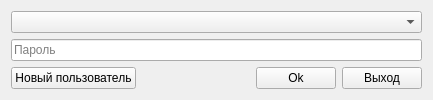
<?xml version="1.0" encoding="UTF-8"?>
<ui version="4.0">
 <class>Authorization</class>
 <widget class="QWidget" name="Authorization">
  <property name="geometry">
   <rect>
    <x>0</x>
    <y>0</y>
    <width>433</width>
    <height>97</height>
   </rect>
  </property>
  <property name="windowTitle">
   <string>Авторизация</string>
  </property>
  <layout class="QVBoxLayout" name="verticalLayout">
   <item>
    <widget class="QComboBox" name="userNameComboBox">
     <property name="placeholderText">
      <string>Выберите пользователя</string>
     </property>
    </widget>
   </item>
   <item>
    <widget class="QLineEdit" name="passwordLineEdit">
     <property name="echoMode">
      <enum>QLineEdit::Password</enum>
     </property>
     <property name="placeholderText">
      <string>Пароль</string>
     </property>
    </widget>
   </item>
   <item>
    <layout class="QHBoxLayout" name="horizontalLayout">
     <item>
      <widget class="QPushButton" name="newUserPushButton">
       <property name="text">
        <string>Новый пользователь</string>
       </property>
      </widget>
     </item>
     <item>
      <spacer name="horizontalSpacer">
       <property name="orientation">
        <enum>Qt::Horizontal</enum>
       </property>
       <property name="sizeHint" stdset="0">
        <size>
         <width>40</width>
         <height>20</height>
        </size>
       </property>
      </spacer>
     </item>
     <item>
      <widget class="QPushButton" name="okPushButton">
       <property name="text">
        <string>Ok</string>
       </property>
      </widget>
     </item>
     <item>
      <widget class="QPushButton" name="exitPushButton">
       <property name="text">
        <string>Выход</string>
       </property>
      </widget>
     </item>
    </layout>
   </item>
  </layout>
 </widget>
 <tabstops>
  <tabstop>userNameComboBox</tabstop>
  <tabstop>passwordLineEdit</tabstop>
  <tabstop>okPushButton</tabstop>
  <tabstop>exitPushButton</tabstop>
  <tabstop>newUserPushButton</tabstop>
 </tabstops>
 <resources/>
 <connections/>
</ui>
